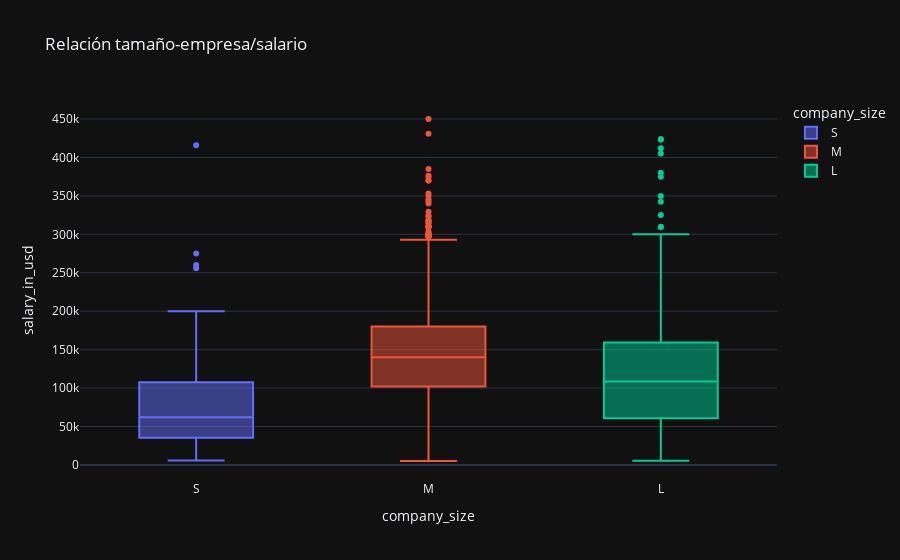

The cell this chart's notebook holds for it:
### Markdown cell above
¿Existe una relación entre el tamaño de la empresa y el salario?

### Code cell
fig = px.box(df, x='company_size', y='salary_in_usd', title='Relación tamaño-empresa/salario',
             category_orders={'company_size': ['S', 'M', 'L']}, # Configuramos el orden de las variables
             template ='plotly_dark', color='company_size')
fig.show()

### Figure 1 — Plotly figure (JSON) as saved in the notebook; plotly's stock layout.template omitted (floating-point values rounded to 4 significant figures; data arrays with more than 128 entries replaced by an {"elided": "..."} marker saying what was removed)
{"data": [{"alignmentgroup": "True", "hovertemplate": "company_size=%{x}<br>salary_in_usd=%{y}<extra></extra>", "legendgroup": "S", "marker": {"color": "#636efa"}, "name": "S", "notched": false, "offsetgroup": "S", "orientation": "v", "showlegend": true, "type": "box", "x": {"elided": "148 str values"}, "x0": " ", "xaxis": "x", "y": {"elided": "148 int values"}, "y0": " ", "yaxis": "y"}, {"alignmentgroup": "True", "hovertemplate": "company_size=%{x}<br>salary_in_usd=%{y}<extra></extra>", "legendgroup": "M", "marker": {"color": "#EF553B"}, "name": "M", "notched": false, "offsetgroup": "M", "orientation": "v", "showlegend": true, "type": "box", "x": {"elided": "3153 str values"}, "x0": " ", "xaxis": "x", "y": {"elided": "3153 int values"}, "y0": " ", "yaxis": "y"}, {"alignmentgroup": "True", "hovertemplate": "company_size=%{x}<br>salary_in_usd=%{y}<extra></extra>", "legendgroup": "L", "marker": {"color": "#00cc96"}, "name": "L", "notched": false, "offsetgroup": "L", "orientation": "v", "showlegend": true, "type": "box", "x": {"elided": "454 str values"}, "x0": " ", "xaxis": "x", "y": {"elided": "454 int values"}, "y0": " ", "yaxis": "y"}], "layout": {"boxmode": "overlay", "legend": {"title": {"text": "company_size"}, "tracegroupgap": 0}, "title": {"text": "Relación tamaño-empresa/salario"}, "xaxis": {"anchor": "y", "categoryarray": ["S", "M", "L"], "categoryorder": "array", "domain": [0, 1], "title": {"text": "company_size"}}, "yaxis": {"anchor": "x", "domain": [0, 1], "title": {"text": "salary_in_usd"}}}}
